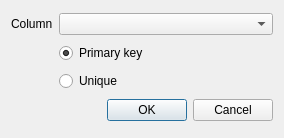
<?xml version="1.0" encoding="UTF-8"?>
<ui version="4.0">
 <class>DlgCreateConstraint</class>
 <widget class="QDialog" name="DlgCreateConstraint">
  <property name="geometry">
   <rect>
    <x>0</x>
    <y>0</y>
    <width>284</width>
    <height>138</height>
   </rect>
  </property>
  <property name="windowTitle">
   <string>Add constraint</string>
  </property>
  <layout class="QGridLayout" name="gridLayout">
   <item row="0" column="0">
    <widget class="QLabel" name="label">
     <property name="text">
      <string>Column</string>
     </property>
    </widget>
   </item>
   <item row="0" column="1">
    <widget class="QComboBox" name="cboColumn">
     <property name="sizePolicy">
      <sizepolicy hsizetype="Expanding" vsizetype="Fixed">
       <horstretch>0</horstretch>
       <verstretch>0</verstretch>
      </sizepolicy>
     </property>
    </widget>
   </item>
   <item row="1" column="1">
    <widget class="QRadioButton" name="radPrimaryKey">
     <property name="text">
      <string>Primary key</string>
     </property>
     <property name="checked">
      <bool>true</bool>
     </property>
    </widget>
   </item>
   <item row="2" column="1">
    <widget class="QRadioButton" name="radUnique">
     <property name="text">
      <string>Unique</string>
     </property>
    </widget>
   </item>
   <item row="3" column="0" colspan="2">
    <widget class="QDialogButtonBox" name="buttonBox">
     <property name="orientation">
      <enum>Qt::Horizontal</enum>
     </property>
     <property name="standardButtons">
      <set>QDialogButtonBox::Cancel|QDialogButtonBox::Ok</set>
     </property>
    </widget>
   </item>
  </layout>
 </widget>
 <resources/>
 <connections>
  <connection>
   <sender>buttonBox</sender>
   <signal>rejected()</signal>
   <receiver>DlgCreateConstraint</receiver>
   <slot>reject()</slot>
   <hints>
    <hint type="sourcelabel">
     <x>316</x>
     <y>260</y>
    </hint>
    <hint type="destinationlabel">
     <x>286</x>
     <y>274</y>
    </hint>
   </hints>
  </connection>
 </connections>
</ui>
